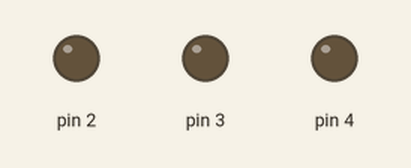
The sketch below on a simulated Arduino Uno, built with avr-gcc and run on an emulated ATmega328P. On the bench: output pins drawn as LEDs (lit = HIGH).

Above: at 0.2 s.
At 1.2 s:
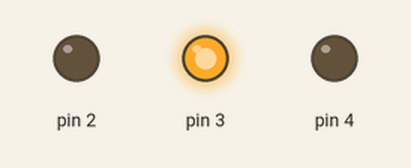
At 1.7 s:
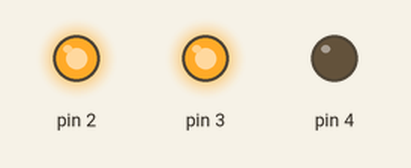
At 2.2 s:
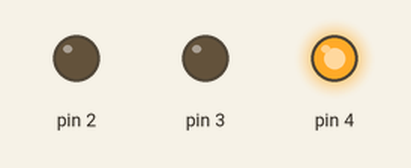
At 3.2 s:
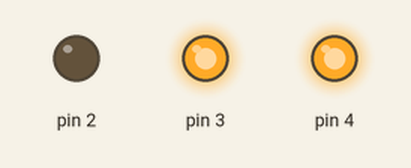
At 4.7 s:
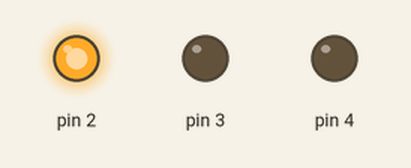
Timing chart, 0 to 5.2 s (numbered marks = the images above):
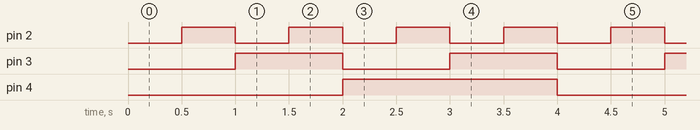

The sketch:

ThreeBitCounterToggle.ino
```cpp
void setup() {
  pinMode(2, OUTPUT);
  pinMode(3, OUTPUT);
  pinMode(4, OUTPUT);
  digitalWrite(2, LOW);
  digitalWrite(3, LOW);
  digitalWrite(4, LOW);
  }

 void loop() {
  delay(500);
  digitalWrite(2, !digitalRead(2));
  delay(500);
  digitalWrite(2, !digitalRead(2));
  digitalWrite(3,!digitalRead(3));
  delay(500);
  digitalWrite(2,!digitalRead(2));
  delay(500);
  digitalWrite(2,!digitalRead(2));
  digitalWrite(3,!digitalRead(3));
  digitalWrite(4,!digitalRead(4));
  delay(500);
  digitalWrite(2, !digitalRead(2));
  delay(500);
  digitalWrite(2, !digitalRead(2));
  digitalWrite(3,!digitalRead(3));
  delay(500);
  digitalWrite(2,!digitalRead(2));
  delay(500);
  digitalWrite(2,!digitalRead(2));
  digitalWrite(3,!digitalRead(3));
  digitalWrite(4,!digitalRead(4));


 }
```

Measured:
- by itself, pin 2: alternates HIGH for 0.50 s and LOW for 0.50 s
- by itself, pin 3: alternates HIGH for 1.0 s and LOW for 1.0 s
- by itself, pin 4: alternates HIGH for 2.0 s and LOW for 2.0 s
